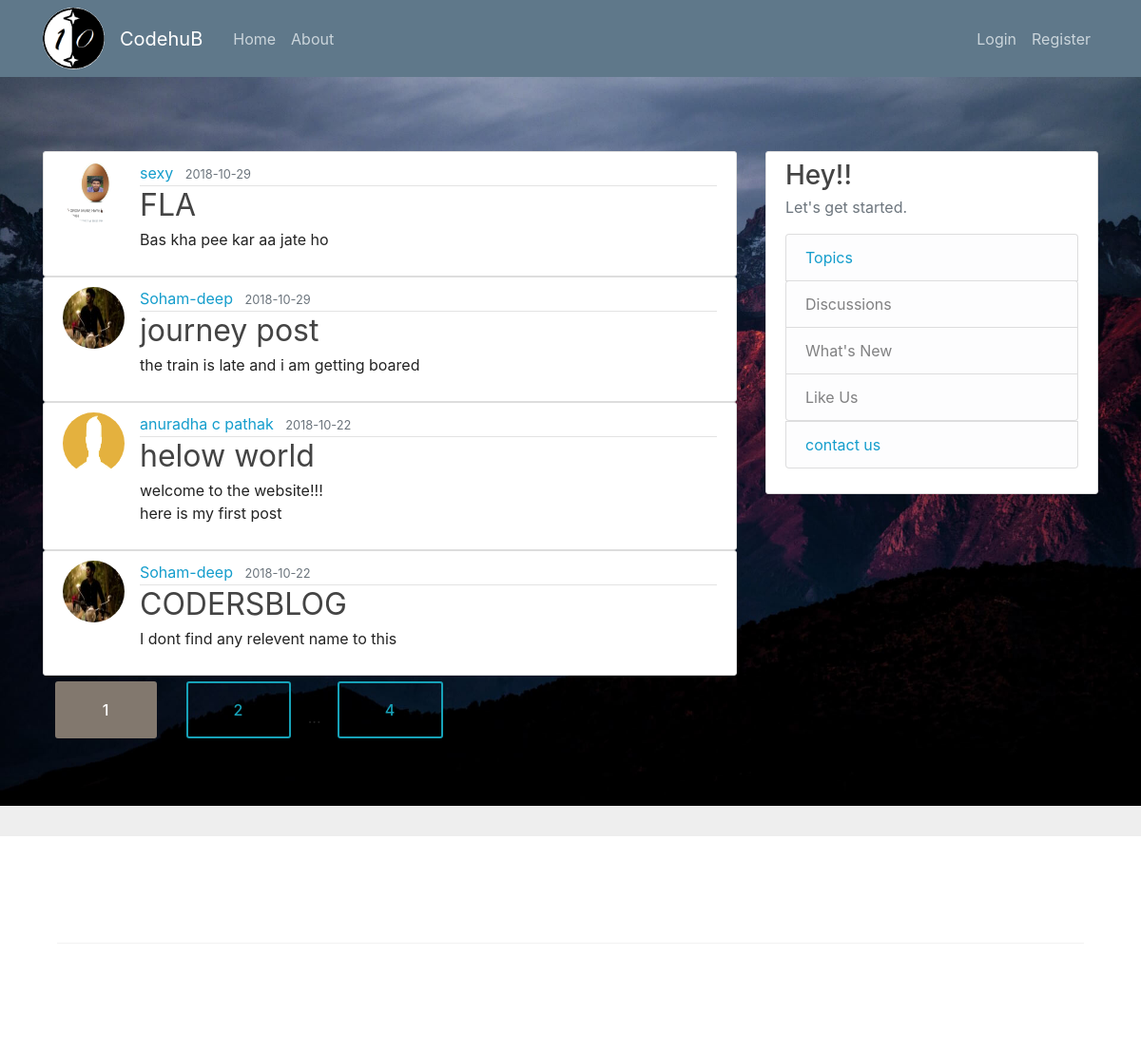
The page /home on the database its author committed.
### flaskblog/models.py (models this page shows, shortened)
class Post(db.Model):
    id = db.Column(db.Integer, primary_key=True)
    title = db.Column(db.String(100), nullable=False)
    date_posted = db.Column(db.DateTime, nullable=False, default=datetime.utcnow)
    content = db.Column(db.Text, nullable=False)
    user_id = db.Column(db.Integer, db.ForeignKey('user.id'), nullable=False)

class User(db.Model,UserMixin):
    id = db.Column(db.Integer, primary_key=True)
    username = db.Column(db.String(20), unique=True, nullable=False)
    email = db.Column(db.String(120), unique=True, nullable=False)
    image_file = db.Column(db.String(20), nullable=False, default='default.jpg')
    password = db.Column(db.String(60), nullable=False)
    posts = db.relationship('Post', backref='author', lazy=True)

### flaskblog/routes.py (the view)
@app.route("/")
@app.route("/home")
def home():
    page = request.args.get('page', 1, type=int)
    posts = Post.query.order_by(Post.date_posted.desc()).paginate(page=page, per_page=4)
    return render_template('home.html', posts=posts)

### flaskblog/templates/home.html
{% extends "layout.html" %}
{% block content %}
    {% for post in posts.items %}
        <article class="media content-section">
          <img class="rounded-circle article-img" src="{{ url_for('static', filename='profile_pics/' + post.author.image_file) }}">
          <div class="media-body">
            <div class="article-metadata">
              <a class="mr-2" href="{{ url_for('user_posts', username=post.author.username) }}">{{ post.author.username }}</a>
              <small class="text-muted">{{ post.date_posted.strftime('%Y-%m-%d') }}</small>
            </div>
            <h2><a class="article-title" href="{{ url_for('post', post_id=post.id) }}">{{ post.title }}</a></h2>
            <p class="article-content">{{ post.content }}</p>
          </div>
        </article>
    {% endfor %}
    {% for page_num in posts.iter_pages(left_edge=1, right_edge=1, left_current=1, right_current=2) %}
      {% if page_num %}
        {% if posts.page == page_num %}
          <a class="btn btn-info mb-4" href="{{ url_for('home', page=page_num) }}">{{ page_num }}</a>
        {% else %}
          <a class="btn btn-outline-info mb-4" href="{{ url_for('home', page=page_num) }}">{{ page_num }}</a>
        {% endif %}
      {% else %}
        ...
      {% endif %}
    {% endfor %}
{% endblock content %}

### flaskblog/templates/layout.html (shortened to what this page needs)
<!DOCTYPE html>
<html>
<head>
    <link rel="stylesheet" href="https://maxcdn.bootstrapcdn.com/bootstrap/4.0.0/css/bootstrap.min.css">
    <link rel="stylesheet"  type="text/css" href="{{ url_for('static',filename='main.css') }}">
  <link rel="stylesheet" href="static/animatecss/animate.min.css">
  <link rel="stylesheet" href="static/socicon/css/styles.css">
  <link rel="stylesheet" href="static/theme/css/style.css">
  <link rel="stylesheet" href="static/mobirise/css/mbr-additional.css" type="text/css">
</head>
<body>
	<header class="site-header">
	<nav class="navbar navbar-expand-md navbar-dark bg-steel fixed-top">
	<div class="container">
	  <img class="rounded-circle article-img" src="{{ url_for('static', filename='images/LOGO.PNG') }}" alt="Coder'sBlog" title="">
	  <a class="navbar-brand mr-4" href="/">CodehuB </a>
	  <div class="collapse navbar-collapse" id="navbarToggle">
	    <div class="navbar-nav mr-auto">
	      <a class="nav-item nav-link" href="/">Home</a>
	      <a class="nav-item nav-link" href="/about">About</a>
	    </div>
	    <div class="navbar-nav">
              {% if current_user.is_authenticated %}
                <a class="nav-item nav-link" href="{{ url_for('new_post') }}">New Post</a>
                <a class="nav-item nav-link" href="{{ url_for('account') }}">My Account</a>
                <a class="nav-item nav-link" href="{{ url_for('logout') }}">Logout</a>
              {% else %}
                <a class="nav-item nav-link" href="{{ url_for('login') }}">Login</a>
                <a class="nav-item nav-link" href="{{ url_for('register') }}">Register</a>
              {% endif %}
	    </div>
	  </div>
	</div>
	</nav>
	</header>
 <section class="cid-r7c6BVUUGR mbr-fullscreen mbr-parallax-background" id="header2-e">
	<main role="main" class="container">
	  <div class="row">
	    <div class="col-md-8">
	      {% block content %}{% endblock %}
	    </div>
	    <div class="col-md-4">
	      <div class="content-section">
	        <h3>Hey!!</h3>
	        <p class='text-muted'>Let's get started.
	          <ul class="list-group">
	            <li class="list-group-item list-group-item-light"><a href="{{ url_for('topic') }}">Topics</li>
	            <li class="list-group-item list-group-item-light">Discussions</li>
	            <li class="list-group-item list-group-item-light">What's New</li>
	            <li class="list-group-item list-group-item-light">Like Us</li>
	            <li class="list-group-item list-group-item-light"><a href="{{ url_for('contact') }}">contact us</a></li>
	          </ul>
	        </p>
	      </div>
	    </div>
	  </div>
	</main>
 </section>
 <section class="cid-qZ19ssl7Pi" id="footer5-d">
    <div class="container">
        <div class="media-container-row">
            <div class="col-md-3">
            </div>
            <div class="col-md-9">
            </div>
        </div>
        <div class="footer-lower">
            <div class="media-container-row">
                <div class="col-md-12">
                    <hr>
                </div>
            </div>
            <div class="media-container-row mbr-white">
                <div class="col-md-6 copyright">
                </div>
                <div class="col-md-6">
                    <div class="social-list align-right">
                        <div class="soc-item">
                        </div>
                        <div class="soc-item">
                        </div>
                        <div class="soc-item">
                        </div>
                        <div class="soc-item">
                        </div>
                    </div>
                </div>
            </div>
        </div>
    </div>
 </section>
</body>
</html>

### flaskblog/static/main.css (style rules this page uses)
body { background: #fafafa; color: #333333; margin-top: 5rem; }
h1, h2, h3, h4, h5, h6 { color: #444444; }
.bg-steel { background-color: #5f788a; }
.site-header .navbar-nav .nav-link { color: #cbd5db; }
.content-section { background: #ffffff; padding: 10px 20px; border: 1px solid #dddddd; border-radius: 3px; margin-bottom: 20px; }
.article-title { color: #444444; }
.article-content { white-space: pre-line; }
.article-img { height: 65px; width: 65px; margin-right: 16px; }
.article-metadata { padding-bottom: 1px; margin-bottom: 4px; border-bottom: 1px solid #e3e3e3 }

### flaskblog/static/theme/css/style.css (style rules this page uses)
section { background-color: #eeeeee; }
section, .container, .container-fluid { position: relative; word-wrap: break-word; }
a { font-style: normal; font-weight: 400; cursor: pointer; }
a, a:hover { text-decoration: none; }
body { color: #232323; }
h1, h2, h3, h4, h5, h6, .h1, .h2, .h3, .h4, .h5, .h6, .display-1, .display-2, .display-3, .display-4 { line-height: 1; word-break: break-word; word-wrap: break-word; }
body { position: relative; }
section { background-position: 50% 50%; background-repeat: no-repeat; background-size: cover; }
.mbr-white { color: #ffffff; }
.align-right { text-align: right; }
.media-container-row { display: -ms-flexbox; display: -webkit-flex; display: flex; -webkit-flex-direction: row; -ms-flex-direction: row; flex-direction: row; -webkit-flex-wrap: wrap; -ms-flex-wrap: wrap; flex-wrap: wrap; -webkit-justify-content: center; -ms-flex-pack: center; justify-content: center; -webkit-align-content: center; -ms-flex-line-pack: center; align-content: center; -webkit-align-items: start; -ms-flex-align: start; align-items: start; }
@media (min-width: 992px) { .media-container-row { -webkit-flex-wrap: nowrap; -ms-flex-wrap: nowrap; flex-wrap: nowrap; } }
.media { max-width: 100%; margin: 0 auto; }
.mbr-fullscreen { display: flex; display: -webkit-flex; display: -moz-flex; display: -ms-flex; display: -o-flex; align-items: center; -webkit-align-items: center; min-height: 100vh; padding-top: 3rem; padding-bottom: 3rem; }

### flaskblog/static/mobirise/css/mbr-additional.css (style rules this page uses)
body { font-style: normal; line-height: 1.5; }
.btn { font-weight: 500; border-width: 2px; font-style: normal; letter-spacing: 1px; margin: .4rem .8rem; white-space: normal; -webkit-transition: all 0.3s ease-in-out; -moz-transition: all 0.3s ease-in-out; transition: all 0.3s ease-in-out; padding: 1rem 3rem; border-radius: 3px; display: inline-flex; align-items: center; justify-content: center; word-break: break-word; }
.btn-info, .btn-info:active { background-color: #82786e !important; border-color: #82786e !important; color: #ffffff !important; }
a, a:hover { color: #149dcc; }
ul, ol, pre, blockquote { margin-bottom: 2.3125rem; }
html, body { height: auto; min-height: 100vh; }
.cid-r7c6BVUUGR { background-image: url("../../../assets/images/jumbotron.jpg"); }
.cid-qZ19ssl7Pi { padding-top: 15px; padding-bottom: 30px; background-color: #ffffff; }
.cid-qZ19ssl7Pi .footer-lower hr { margin: 1rem 0; border-color: #000; opacity: .05; }
.cid-qZ19ssl7Pi .footer-lower .social-list { padding-left: 0; margin-bottom: 0; list-style: none; display: flex; flex-wrap: wrap; justify-content: flex-end; -webkit-justify-content: flex-end; }
.cid-qZ19ssl7Pi .footer-lower .social-list .soc-item { margin: 0 .5rem; }

### rows shown on the page
Post: image_file (picture), author.username "sexy", date_posted "2018-10-29", title "FLA", content "Bas kha pee kar aa jate ho"
Post: image_file (picture), author.username "Soham-deep", date_posted "2018-10-29", title "journey post", content "the train is late and i am getting boared"
Post: image_file (placeholder picture), author.username "anuradha c pathak", date_posted "2018-10-22", title "helow world", content "welcome to the website!!! here is my first post"
Post: image_file (picture), author.username "Soham-deep", date_posted "2018-10-22", title "CODERSBLOG", content "I dont find any relevent name to this"

### other values the page prints
{{ page_num }} "1"
{{ page_num }} "2" "4"
